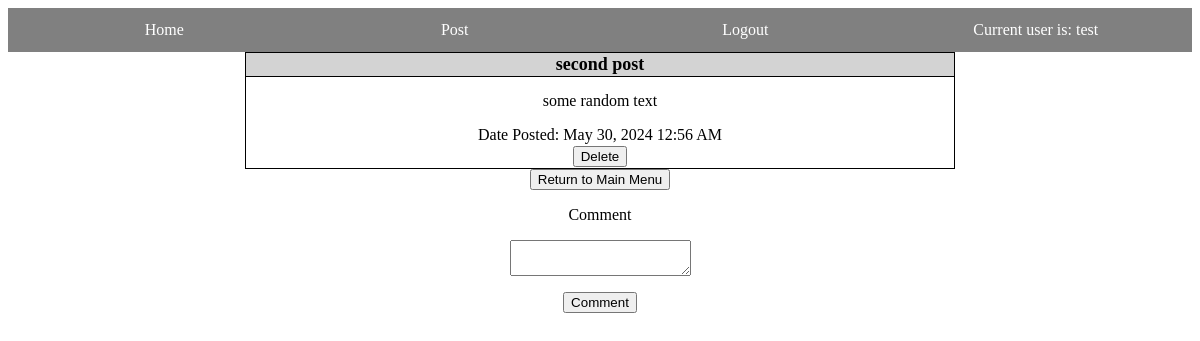
/comments/2 (signed in), run on the app's committed database.
### app/Model/models.py (models this page shows, shortened)
class User(db.Model, UserMixin):
    __tablename__='user'
    id = db.Column(db.Integer, primary_key=True)
    username = db.Column(db.String(64), unique=True)
    password_hash = db.Column(db.String(128))
    verification_hash = db.Column(db.String(10))
    first_name = db.Column(db.String(64))
    last_name = db.Column(db.String(64))
    email = db.Column(db.String(128))
    join_date = db.Column(db.Date, default = date.today)
    posts = db.Relationship('Post', backref='poster', lazy='dynamic')
    comments = db.Relationship('Comment', backref='commenter', lazy='dynamic')
    preferred_tags = db.Relationship(
        'Tag', secondary = user_tag,
        primaryjoin=(user_tag.c.user_id == id),
        backref = db.backref('user_tag',lazy='dynamic'),
        lazy='dynamic'
    )

class Post(db.Model):
    __tablename__='post'
    id = db.Column(db.Integer, primary_key=True)
    title = db.Column(db.String(200))
    body = db.Column(db.String(1000))
    post_datetime = db.Column(db.DateTime, default = datetime.utcnow)
    user_id = db.Column(db.Integer, db.ForeignKey('user.id'))
    comments = db.Relationship('Comment', backref='post', lazy='dynamic')
    comment_count = db.Column(db.Integer,default=0)
    tags = db.Relationship(
        'Tag', secondary=post_tag,
        primaryjoin=(post_tag.c.post_id == id),
        backref = db.backref('post_tag',lazy='dynamic'),
        lazy='dynamic')

### app/Controller/routes.py (the view)
@bp_routes.route('/comments/<post_id>', methods=['GET','POST'])
@login_required
def comments(post_id):
    thepost = Post.query.filter_by(id = post_id).first()
    if thepost is None:
        flash('Post does not exist!')
        return redirect(url_for('routes.index'))
    cform = CommentForm()
    if cform.validate_on_submit():
        thecomment = Comment(body = cform.body.data, post_id = thepost.id, user_id = current_user.id)
        db.session.add(thecomment)
        db.session.commit()
        flash('Comment created successfully')
        return redirect(url_for('routes.comments',post_id=thepost.id))
    return render_template('comments.html', form=cform, post=thepost)

### app/Controller/forms.py
class CommentForm(FlaskForm):
    body = TextAreaField('Comment', validators=[DataRequired()])
    submit = SubmitField('Comment')

### app/Model/models.py (called while the page is built)
@login.user_loader
def load_user(id):
    return User.query.get(int(id))

### app/View/templates/comments.html (shortened to what this page needs)
{% extends 'base.html' %}
{% block content %}
    <table class="post-table">
        {% include '_post.html' %}
    </table>
    <div style="text-align: center;">
        <button>
            <a href="{{url_for('routes.index')}}" class="post-button">Return to Main Menu</a>
        </button>
        {% if form %}
        <form action="" method="POST">
            <div>
                <p>{{form.body.label}}</p>
                <p>{{form.body()}}</p>
                <p>{{form.submit()}}</p>
            </div>
        </form>
        {% endif %}
    </div>
{% endblock %}

### app/View/templates/base.html (shortened to what this page needs)
<html>
    <head>
        <link rel="stylesheet" href="{{ url_for('static', filename='css/main.css') }}">
    </head>
    <body>
        <div class="nav-container">
            <table class="nav-table">
                <tr>
                    <td style="width: 25%;">
                        <a class="nav-a" href="{{url_for('routes.index')}}">Home</a>
                    </td>
                    <td style="width: 25%;">
                        <a class="nav-a" href="{{url_for('routes.post')}}">Post</a>
                    </td>
                    {% if current_user.is_authenticated %}
                    <td style="width: 25%">
                        <a class="nav-a" href="{{url_for('auth.logout')}}">Logout</a>
                    </td>
                    {% else %}
                    <td style="width:25%">
                        <a class="nav-a" href="{{url_for('auth.login')}}">Login</a>
                    </td>
                    {% endif %}
                    <td style="width:25%">
                        {% if not current_user.is_authenticated %}
                            <a class="nav-a" href="">
                                Current user is:
                                {{ current_user.username }}
                            </a>
                        {% else %}
                            <a class="nav-a" href="{{url_for('routes.view_profile', user_id = current_user.id)}}">
                                Current user is:
                                {{ current_user.username }}
                            </a>
                        {% endif %}
                    </td>
                </tr>
            </table>
        </div>
        <div>
            {% block content %} {% endblock %}
        </div>
    </body>
</html>

### app/View/templates/_post.html
<tr>
    <th class="post-title">{{post.title}}</th>
</tr>
<tr>
    <td class="post-body">{{post.body}}</td>
</tr>
<tr>
    <td>Date Posted: {{moment(post.post_datetime).format('lll')}}</td>
</tr>
{% if post.user_id == current_user.id %}
    <tr>
        <td>
            <button>
                <a href="{{url_for('routes.delete_post',post_id=post.id)}}" class="post-button">Delete</a>
            </button>
        </td>
    </tr>
{% endif %}

### app/View/static/css/main.css (style rules this page uses)
.nav-container { background-color: grey; text-align: center; padding: 10px; }
.nav-a { color: white; padding: 5px 10px 5px 10px; text-decoration: none; }
.nav-table { text-align: center; width: 100%; }
.post-table { margin-left: auto; margin-right: auto; width: 60%; border: 1px solid black; text-align: center; border-collapse: collapse; }
.post-title { border: 1px solid black; background-color: lightgray; font-size: large; }
.post-body { padding-top: 15px; padding-bottom: 15px; }
.post-button { text-decoration: none; color: black; }

### data on the page
User: username "test"
Post: title "second post", body "some random text", post_datetime "May 30, 2024 12:56 AM"
